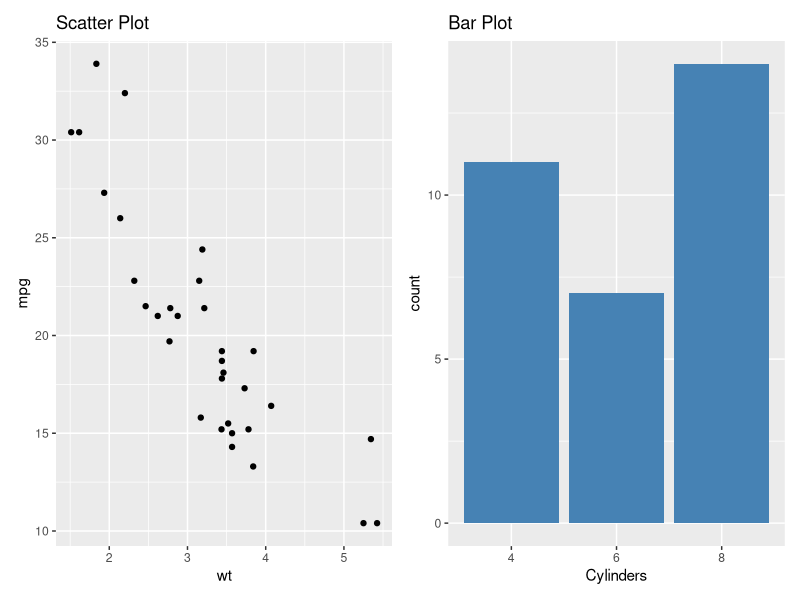

Here is the R script that generated this plot:
## ---- chunk 1

# patchwork examples

library(ggplot2)
library(patchwork)

# Create two simple plots
p1 <- ggplot(mtcars, aes(x = wt, y = mpg)) +
  geom_point() +
  labs(title = "Scatter Plot")

p2 <- ggplot(mtcars, aes(x = factor(cyl))) +
  geom_bar(fill = "steelblue") +
  labs(title = "Bar Plot", x = "Cylinders")

# Combine them side-by-side
p1 + p2
